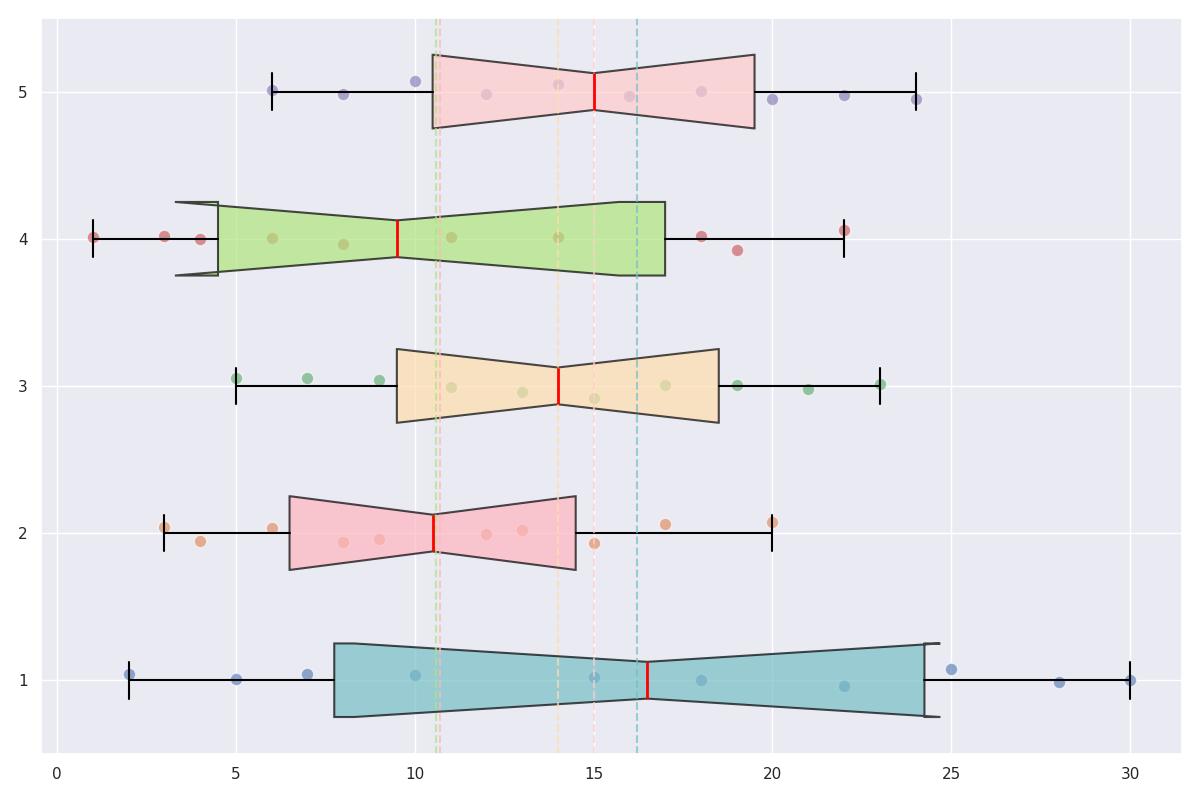

This chart was generated by the following Python code:
import matplotlib.pyplot as plt
import numpy as np

central_parks = [2, 5, 7, 10, 15, 18, 22, 25, 28, 30]
eastside_parks = [3, 4, 6, 8, 9, 12, 13, 15, 17, 20]
westend_parks = [5, 7, 9, 11, 13, 15, 17, 19, 21, 23]
north_hills_parks = [1, 3, 4, 6, 8, 11, 14, 18, 19, 22]
southfield_parks = [6, 8, 10, 12, 14, 16, 18, 20, 22, 24]
park_sizes = [central_parks, eastside_parks, westend_parks, north_hills_parks, southfield_parks]

fig, ax = plt.subplots(figsize=(12, 8))

boxes = ax.boxplot(park_sizes, patch_artist=True, notch=True, vert=False,
                   boxprops=dict(color='black', linewidth=1.5),
                   medianprops=dict(color='red', linewidth=2),
                   whiskerprops=dict(color='black', linewidth=1.5),
                   capprops=dict(color='black', linewidth=1.5),
                   flierprops=dict(marker='o', color='black', alpha=0.5, markersize=8))

colors = ['#77BFC7', '#FFB6C1', '#FFDEAD', '#B0E57C', '#FFCCCB']
for patch, color in zip(boxes['boxes'], colors):
    patch.set_facecolor(color)
    patch.set_alpha(0.7)

for i, data in enumerate(park_sizes, start=1):
    x = np.array(data)
    y = np.random.normal(i, 0.04, size=len(x))
    ax.scatter(x, y, alpha=0.6, edgecolor='w', s=80)

mean_sizes = [np.mean(d) for d in park_sizes]
for i, mean in enumerate(mean_sizes, start=1):
    ax.axvline(mean, ls='--', color=colors[i-1], alpha=0.7, linewidth=1.5)

plt.tight_layout()
plt.show()
